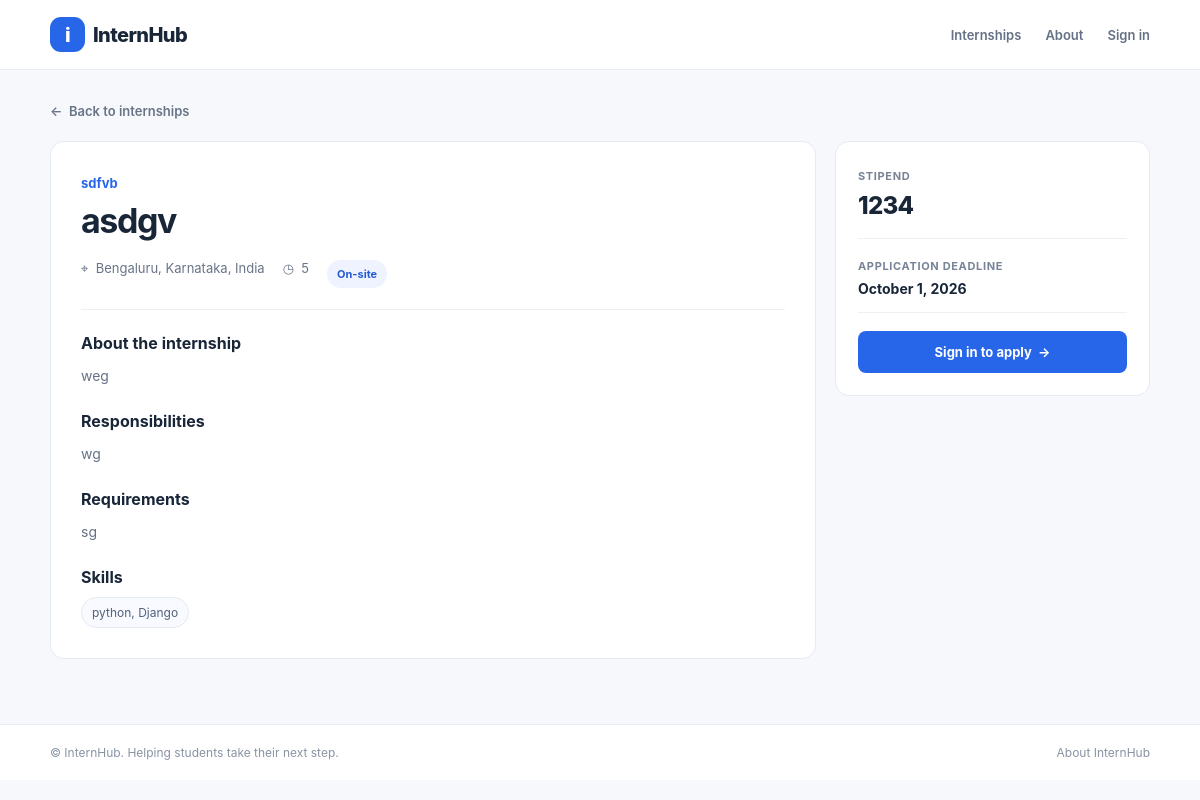
The page /internships/details/2/ on the database its author committed.
### internships/models.py (models this page shows, shortened)
class Internship(models.Model):
    company = models.CharField(max_length=150)
    title = models.CharField(max_length=200)
    location = models.CharField(max_length=150)
    work_mode = models.CharField(max_length=50)
    duration = models.CharField(max_length=100)
    stipend = models.CharField(max_length=100)
    skills = models.TextField()
    about = models.TextField()
    responsibilities = models.TextField()
    requirements = models.TextField()
    last_date = models.DateField()
    created_at = models.DateTimeField(auto_now_add=True)

### internships/views.py (the view)
def internship_details(request, id):
    internship = get_object_or_404(Internship, id=id)
    student_id = request.session.get("student_id")
    is_student = (
        request.session.get("account_type") == "student"
        and Student.objects.filter(id=student_id).exists()
    )
    return render(
        request,
        "internships/internship_details.html",
        {
            "internship": internship,
            "is_student": is_student,
            "has_applied": (
                Application.objects.filter(
                    student_id=student_id,
                    internship=internship,
                ).exists()
                if is_student
                else False
            ),
        }
    )

### internships/templates/internships/internship_details.html (shortened to what this page needs)
<!DOCTYPE html>
<html lang="en">
<head>
</head>
<body>
    <header><nav class="wrap nav"><a class="brand" href="{% url 'index' %}"><span>i</span>InternHub</a><div class="navlinks"><a href="{% url 'internship_index' %}">Internships</a><a href="{% url 'open_aboutus' %}">About</a>{% if is_student %}<a href="{% url 'student_dashboard' %}">Student dashboard</a><a href="{% url 'account_logout' %}">Sign out</a>{% else %}<a href="{% url 'open_loginforms' %}">Sign in</a>{% endif %}</div></nav></header>
    <main class="wrap main">
        <a class="back" href="{% url 'internship_index' %}">←&nbsp; Back to internships</a>
        <div class="columns">
            <article class="panel">
                <span class="company">{{ internship.company }}</span><h1 class="title">{{ internship.title }}</h1>
                <div class="meta"><span>⌖&nbsp; {{ internship.location }}</span><span>◷&nbsp; {{ internship.duration }}</span><span class="chip">{{ internship.work_mode }}</span></div>
                <section class="section"><h2>About the internship</h2><p>{{ internship.about }}</p></section>
                <section class="section"><h2>Responsibilities</h2><p>{{ internship.responsibilities }}</p></section>
                <section class="section"><h2>Requirements</h2><p>{{ internship.requirements }}</p></section>
                <section class="section"><h2>Skills</h2><div class="skills"><span class="skill">{{ internship.skills }}</span></div></section>
            </article>
            <aside class="aside">
                <span class="stipend-label">Stipend</span><div class="stipend">{{ internship.stipend }}</div>
                <div class="deadline"><span class="small-label">Application deadline</span><strong>{{ internship.last_date|date:"F j, Y" }}</strong></div>
                {% if is_student and has_applied %}
                    <button class="apply" type="button" disabled>Applied</button>
                {% elif is_student %}
                    <form method="post" action="{% url 'apply_to_internship' internship.id %}">{% csrf_token %}<button class="apply" type="submit">Apply</button></form>
                {% else %}
                    <a class="apply" href="{% url 'open_loginforms' %}">Sign in to apply&nbsp; →</a>
                {% endif %}
            </aside>
        </div>
    </main>
    <footer class="footer"><div class="wrap foot"><span>© InternHub. Helping students take their next step.</span><a href="{% url 'open_aboutus' %}">About InternHub</a></div></footer>
</body>
</html>

### internships/templates/internships/internship_details.html (style rules this page uses)
:root { font-family:Inter,ui-sans-serif,system-ui,-apple-system,"Segoe UI",sans-serif;color:#192638;background:#f6f8fb }
* { box-sizing:border-box }
body { margin:0 }
a { color:inherit;text-decoration:none }
.wrap { width:min(1100px,calc(100% - 40px));margin:auto }
header { height:70px;background:#fff;border-bottom:1px solid #e9edf3 }
.nav { height:100%;display:flex;align-items:center;justify-content:space-between }
.brand { font-size:20px;font-weight:800;letter-spacing:-.6px }
.brand span { display:inline-grid;place-items:center;width:35px;height:35px;border-radius:11px;background:#2766e8;color:#fff;margin-right:8px }
.navlinks { display:flex;gap:24px;color:#657184;font-size:13px;font-weight:600 }
.main { padding:30px 0 65px }
.back { font-size:13px;color:#687487;font-weight:600 }
.columns { display:grid;grid-template-columns:1fr 315px;gap:19px;align-items:start;margin-top:21px }
.panel,.aside { background:#fff;border:1px solid #e6ebf2;border-radius:14px }
.panel { padding:30px }
.company { font-size:13px;color:#2766e8;font-weight:700 }
.title { font-size:34px;letter-spacing:-1.4px;margin:9px 0 18px;line-height:1.2 }
.meta { display:flex;flex-wrap:wrap;gap:10px 18px;color:#687487;font-size:13px;padding-bottom:21px;border-bottom:1px solid #edf0f5 }
.chip { display:inline-flex;align-items:center;padding:7px 10px;border-radius:20px;background:#eef3ff;color:#245bd0;font-size:11px;font-weight:700 }
.section { padding-top:23px }
.section h2 { font-size:16px;margin:0 0 10px }
.section p { font-size:14px;color:#667286;line-height:1.8;margin:0;white-space:pre-line }
.skills { display:flex;flex-wrap:wrap;gap:8px }
.skill { padding:7px 10px;border:1px solid #e5eaf1;background:#f8faff;border-radius:20px;color:#53627a;font-size:12px }
.aside { padding:22px;position:sticky;top:18px }
.stipend-label,.small-label { font-size:11px;color:#788396;font-weight:700;text-transform:uppercase;letter-spacing:.06em }
.stipend { font-size:24px;font-weight:800;letter-spacing:-.7px;margin:7px 0 18px }
.deadline { padding:15px 0;border-top:1px solid #edf0f5;border-bottom:1px solid #edf0f5 }
.deadline strong { display:block;margin-top:6px;font-size:14px }
.apply { display:flex;width:100%;justify-content:center;margin-top:18px;padding:13px;border:0;border-radius:8px;background:#2766e8;color:#fff;font-family:inherit;font-size:13px;font-weight:700;cursor:pointer }
.footer { border-top:1px solid #e9edf3;background:#fff;padding:20px 0;color:#8993a3;font-size:12px }
.foot { display:flex;justify-content:space-between;gap:15px }

### rows shown on the page
Internship: company "sdfvb", title "asdgv", location "Bengaluru, Karnataka, India", duration "5", work_mode "On-site", about "weg", responsibilities "wg", requirements "sg", skills "python, Django", stipend "1234", last_date "October 1, 2026"
